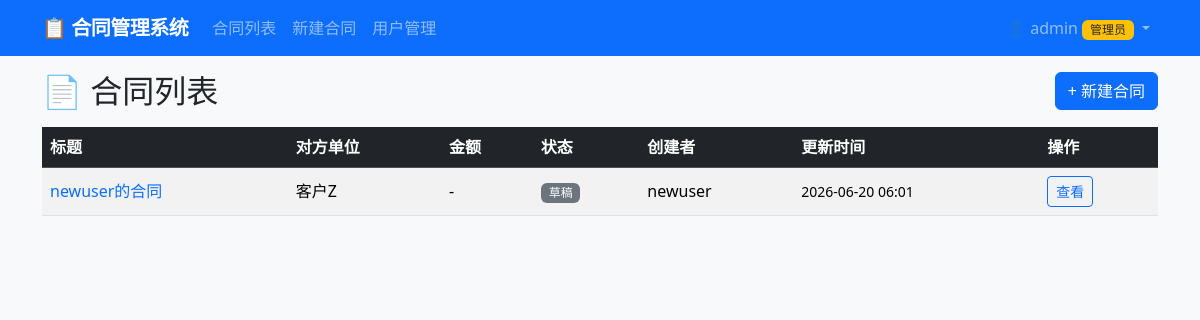
The page /projects/contract-mgmt-v2/ (signed in) on the database its author committed.
### models.py (models this page shows, shortened)
class User(UserMixin, db.Model):
    __tablename__ = "users"
    id = db.Column(db.Integer, primary_key=True)
    username = db.Column(db.String(80), unique=True, nullable=False)
    password_hash = db.Column(db.String(255), nullable=False)
    role = db.Column(db.String(20), nullable=False, default="user")
    is_active = db.Column(db.Boolean, nullable=False, default=True)
    created_at = db.Column(db.DateTime, default=lambda: datetime.now(timezone.utc))
    contracts = db.relationship("Contract", backref="owner", lazy="dynamic",
                                cascade="all, delete-orphan")
    def is_admin(self):
        return self.role == "admin"

class Contract(db.Model):
    __tablename__ = "contracts"
    id = db.Column(db.Integer, primary_key=True)
    title = db.Column(db.String(200), nullable=False)
    description = db.Column(db.Text)
    counterparty = db.Column(db.String(200), nullable=False)
    amount = db.Column(db.Numeric(15, 2))
    status = db.Column(db.String(50), nullable=False, default="draft")
    user_id = db.Column(db.Integer, db.ForeignKey("users.id"), nullable=False)
    created_at = db.Column(db.DateTime, default=lambda: datetime.now(timezone.utc))
    updated_at = db.Column(db.DateTime, default=lambda: datetime.now(timezone.utc),
                           onupdate=lambda: datetime.now(timezone.utc))
    attachments = db.relationship("Attachment", backref="contract", lazy="dynamic",
                                  cascade="all, delete-orphan")

### app.py (the view)
    @main_bp.route("/")
    @login_required
    def dashboard():
        if current_user.is_admin():
            contracts = Contract.query.order_by(Contract.updated_at.desc()).all()
        else:
            contracts = Contract.query.filter_by(user_id=current_user.id) \
                                       .order_by(Contract.updated_at.desc()).all()
        return render_template("dashboard.html", contracts=contracts)

### templates/dashboard.html (shortened to what this page needs)
{% extends "base.html" %}
{% block content %}
<div class="d-flex justify-content-between align-items-center mb-3">
    <h2 class="mb-0">📄 合同列表</h2>
    <a href="{{ url_for('main.contract_create') }}" class="btn btn-primary">+ 新建合同</a>
</div>
{% if contracts %}
<div class="table-responsive">
    <table class="table table-striped table-hover align-middle">
        <thead class="table-dark">
            <tr>
                <th>标题</th>
                <th>对方单位</th>
                <th>金额</th>
                <th>状态</th>
                {% if current_user.is_admin() %}
                <th>创建者</th>
                {% endif %}
                <th>更新时间</th>
                <th>操作</th>
            </tr>
        </thead>
        <tbody>
            {% for contract in contracts %}
            <tr>
                <td>
                    <a href="{{ url_for('main.contract_detail', contract_id=contract.id) }}" class="text-decoration-none">
                        {{ contract.title }}
                    </a>
                </td>
                <td>{{ contract.counterparty }}</td>
                <td>{{ "¥{:,.2f}".format(contract.amount) if contract.amount else "-" }}</td>
                <td>
                    {% set status_map = {"draft": "secondary", "active": "success", "completed": "info", "terminated": "dark"} %}
                    {% set status_label = {"draft": "草稿", "active": "生效中", "completed": "已完成", "terminated": "已终止"} %}
                    <span class="badge bg-{{ status_map.get(contract.status, 'secondary') }}">
                        {{ status_label.get(contract.status, contract.status) }}
                    </span>
                </td>
                {% if current_user.is_admin() %}
                <td>{{ contract.owner.username }}</td>
                {% endif %}
                <td class="text-nowrap small">{{ contract.updated_at.strftime('%Y-%m-%d %H:%M') }}</td>
                <td class="text-nowrap">
                    <a href="{{ url_for('main.contract_detail', contract_id=contract.id) }}" class="btn btn-sm btn-outline-primary">查看</a>
                </td>
            </tr>
            {% endfor %}
        </tbody>
    </table>
</div>
{% else %}
<div class="text-center py-5">
    <p class="text-muted fs-5">暂无合同</p>
    <a href="{{ url_for('main.contract_create') }}" class="btn btn-primary">创建第一个合同</a>
</div>
{% endif %}
{% endblock %}

### templates/base.html (shortened to what this page needs)
<!DOCTYPE html>
<html lang="zh-CN">
<head>
    <link href="https://cdn.jsdelivr.net/npm/bootstrap@5.3.3/dist/css/bootstrap.min.css" rel="stylesheet">
    <link rel="stylesheet" href="{{ url_for('main.static', filename='css/style.css') }}?v={{ version }}">
</head>
<body>
    <nav class="navbar navbar-expand-lg navbar-dark bg-primary">
        <div class="container">
            <a class="navbar-brand" href="{{ url_for('main.dashboard') }}">📋 合同管理系统</a>
            <div class="collapse navbar-collapse" id="navbarNav">
                {% if current_user.is_authenticated %}
                <ul class="navbar-nav me-auto">
                    <li class="nav-item">
                        <a class="nav-link" href="{{ url_for('main.dashboard') }}">合同列表</a>
                    </li>
                    <li class="nav-item">
                        <a class="nav-link" href="{{ url_for('main.contract_create') }}">新建合同</a>
                    </li>
                    {% if current_user.is_admin() %}
                    <li class="nav-item">
                        <a class="nav-link" href="{{ url_for('main.admin_users') }}">用户管理</a>
                    </li>
                    {% endif %}
                </ul>
                <ul class="navbar-nav">
                    <li class="nav-item dropdown">
                        <a class="nav-link dropdown-toggle" href="#" id="userDropdown" role="button"
                           data-bs-toggle="dropdown" aria-expanded="false">
                            👤 {{ current_user.username }}
                            {% if current_user.is_admin() %}<span class="badge bg-warning text-dark">管理员</span>{% endif %}
                        </a>
                    </li>
                </ul>
                {% endif %}
            </div>
        </div>
    </nav>
    <div class="container mt-3">
        {% block content %}{% endblock %}
    </div>
</body>
</html>

### static/css/style.css (style rules this page uses)
:root { --primary-dark: #1a56db; }
body { min-height: 100vh; background-color: #f8f9fa; }
.navbar-brand { font-weight: 700; letter-spacing: -0.5px; }
.table th { font-weight: 600; white-space: nowrap; }
.table td { vertical-align: middle; }
.badge { font-weight: 500; }
.container.mt-3 { padding-bottom: 2rem; }

### rows shown on the page
User: username "admin"
Contract: title "newuser的合同", counterparty "客户Z", amount "-", get "草稿", owner.username "newuser", updated_at "2026-06-20 06:01"
